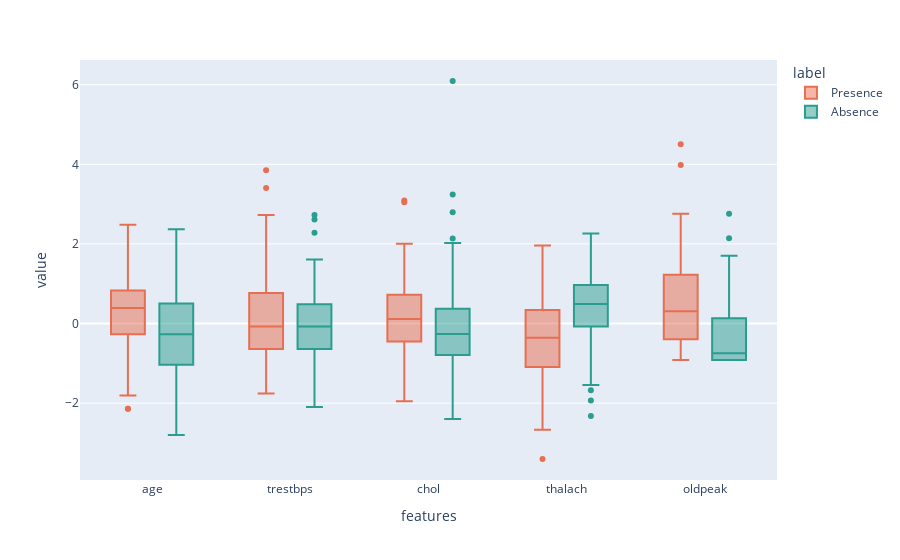

This figure's notebook cell:
### Markdown cell above
Another method that can be used to observe the distribution of numerical data is the **boxplot**. It is based on 5 numbers: minimum, maximum, median, first and third quartile.

### Code cell
numerical_feat_norm = data_norm.drop([not_numerical_features[f] for f in not_numerical_features.keys()], axis=1)
melted_data = pd.melt(numerical_feat_norm,id_vars="label",
                    var_name="features",
                    value_name='value')
melted_data["label"] = ["Absence" if l == 1 else "Presence" for l in melted_data["label"]] 
fig = px.box(melted_data, x="features", y="value", color="label", color_discrete_sequence=["#E76F51", "#2A9D8F"])
fig.update_traces(quartilemethod="exclusive")
fig.show()

### Figure 1 — Plotly figure (JSON) as saved in the notebook; plotly's stock layout.template omitted (floating-point values rounded to 4 significant figures; data arrays with more than 128 entries replaced by an {"elided": "..."} marker saying what was removed)
{"data": [{"alignmentgroup": "True", "hovertemplate": "label=Presence<br>features=%{x}<br>value=%{y}<extra></extra>", "legendgroup": "Presence", "marker": {"color": "#E76F51"}, "name": "Presence", "notched": false, "offsetgroup": "Presence", "orientation": "v", "quartilemethod": "exclusive", "showlegend": true, "type": "box", "x": {"elided": "600 str values"}, "x0": " ", "xaxis": "x", "y": {"elided": "600 float values"}, "y0": " ", "yaxis": "y"}, {"alignmentgroup": "True", "hovertemplate": "label=Absence<br>features=%{x}<br>value=%{y}<extra></extra>", "legendgroup": "Absence", "marker": {"color": "#2A9D8F"}, "name": "Absence", "notched": false, "offsetgroup": "Absence", "orientation": "v", "quartilemethod": "exclusive", "showlegend": true, "type": "box", "x": {"elided": "750 str values"}, "x0": " ", "xaxis": "x", "y": {"elided": "750 float values"}, "y0": " ", "yaxis": "y"}], "layout": {"boxmode": "group", "legend": {"title": {"text": "label"}, "tracegroupgap": 0}, "margin": {"t": 60}, "xaxis": {"anchor": "y", "domain": [0, 1], "title": {"text": "features"}}, "yaxis": {"anchor": "x", "domain": [0, 1], "title": {"text": "value"}}}}
